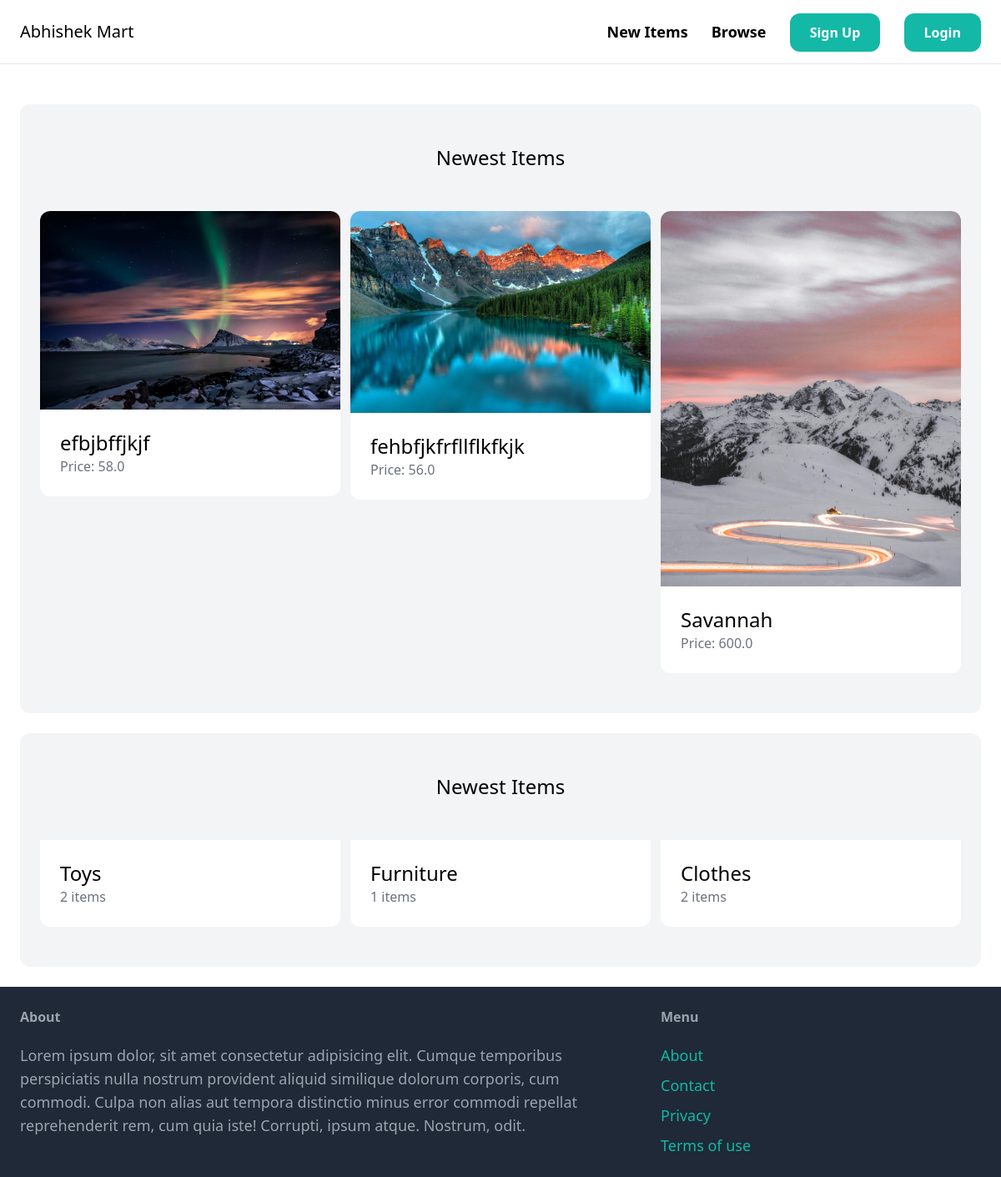
The page / on the database its author committed.
### api/models.py (models this page shows, shortened)
class Item(models.Model):
    category=models.ForeignKey(Category,related_name='items',on_delete=models.CASCADE,null=True)
    name=models.CharField(max_length=255)
    description=models.TextField(blank=True,null=True)
    price=models.FloatField()
    is_sold=models.BooleanField(default=False)
    created_at=models.DateTimeField(auto_now_add=True)
    created_by=models.ForeignKey(User,related_name='items',on_delete=models.CASCADE)
    image=models.ImageField(upload_to='items',blank=True,null=True)

class Category(models.Model):
    name=models.CharField(max_length=255)

### api/views.py (the view)
# urls.py: path('', views.handle_request, name='home'),                  # e.g. /api/
def handle_request(request):
    items=Item.objects.filter(is_sold=False)[0:6]
    Categories=Category.objects.all()
    return render(request,'index.html',{
        'categories':Categories,
        'items':items
    })

### templates/index.html (shortened to what this page needs)
{% extends 'base.html' %}
{% block content %}
<div class="mt-6 px-6 py-12 bg-gray-100 rounded-xl">
    <h2 class="mb-12 text-2xl text-center">Newest Items</h2>
    <div class="grid grid-cols-3 gap-3">
        {% for item in items %}
        <div>
            <a href="{% url 'detail' item.id %}">
                <div>
                    {% if item.image %}
                    <img src="{{ item.image.url }}" class="rounded-t-xl">
                    {% endif %}
                </div>
                <div class="p-6 bg-white rounded-b-xl">
                    <h2 class="text-2xl">{{ item.name }}</h2>
                    <h2 class="text-gray-500">Price: {{ item.price }}</h2>
                </div>
            </a>
        </div>
        {% endfor %}
    </div>
</div>
<div class="mt-6 px-6 py-12 bg-gray-100 rounded-xl">
    <h2 class="mb-12 text-2xl text-center">Newest Items</h2>
    <div class="grid grid-cols-3 gap-3">
        {% for category in categories %}
        <div>
            <a href="#">
                <div class="p-6 bg-white rounded-b-xl">
                    <h2 class="text-2xl">{{ category.name }}</h2>
                    <p class="text-gray-500">{{ category.items.count }} items</p>
                </div>
            </a>
        </div>
        {% endfor %}
    </div>
</div>
{% endblock %}

### templates/base.html (shortened to what this page needs)
<!DOCTYPE html>
<html lang="en">
<head>
    <script src="https://cdn.tailwindcss.com"></script>
</head>
<body>
    <nav class="py-6 px-6 flex justify-between items-center border-b border-gray-200">
        <a href="/" class="text-xl font-semiblod">Abhishek Mart</a>
        <div class="space-x-6">
            <a href="#" class="text-lg font-semibold hover:text-gray-500">New Items</a>
            <a href="#" class="text-lg font-semibold hover:text-gray-500">Browse</a>
            {% if request.user.is_authenticated %}
             <a href="{% url 'inbox' %}" class="px-6 py-3 font-semibold bg-teal-500 text-white rounded-xl hover:bg-teal-500">Inbox</a>
             <a href="{% url 'new_item' %}" class="px-6 py-3 font-semibold bg-teal-500 text-white rounded-xl hover:bg-teal-500">Add Item</a>
            <a href="{% url 'dashboard' %}" class="px-6 py-3 font-semibold bg-teal-500 text-white rounded-xl hover:bg-teal-500">Dashboard</a>
            {% else %}
            <a href="{% url 'signup' %}" class="px-6 py-3 font-semibold bg-teal-500 text-white rounded-xl hover:bg-teal-500">Sign Up</a>
            <a href="{% url 'login' %}" class="px-6 py-3 font-semibold bg-teal-500 text-white rounded-xl hover:bg-teal-500">Login</a>
            {% endif %}
        </div>
    </nav>
    <div class="px-6 py-6">
        {% block content %}{% endblock %}
    </div>
    <footer class="py-6 px-6 flex justify-between bg-gray-800">
        <div class="w-2/3 pr-10">
            <h3 class="mb-5 font-semibold text-gray-400">About</h3>
            <p class="text-lg text-gray-400">Lorem ipsum dolor, sit amet consectetur adipisicing elit. Cumque temporibus perspiciatis nulla nostrum provident aliquid similique dolorum corporis, cum commodi. Culpa non alias aut tempora distinctio minus error commodi repellat reprehenderit rem, cum quia iste! Corrupti, ipsum atque. Nostrum, odit.</p>
        </div>
        <div class="w-1/3">
        <h3 class="mb-5 font-semibold text-gray-400">Menu</h3>
        <ul class="space-y-2">
                <li><a href="{% url 'home' %}" class="text-lg text-teal-500 hover:text-teal-500">About</a></li>
                <li><a href="{% url 'contact' %}" class="text-lg text-teal-500 hover:text-teal-500">Contact</a></li>
                <li><a href="#" class="text-lg text-teal-500 hover:text-teal-500">Privacy</a></li>
                <li><a href="#" class="text-lg text-teal-500 hover:text-teal-500">Terms of use</a></li>
            </ul>
        </div>
    </footer>
</body>
</html>

### rows shown on the page
Item: image (picture), name "efbjbffjkjf", price "58.0"
Item: image (picture), name "fehbfjkfrfllflkfkjk", price "56.0"
Item: image (picture), name "Savannah", price "600.0"
Category: name "Toys", items.count "2"
Category: name "Furniture", items.count "1"
Category: name "Clothes", items.count "2"
